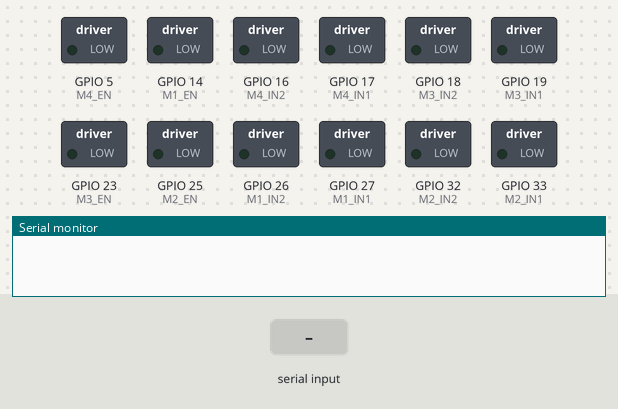
The sketch below on a simulated ESP32. On the bench: switched loads named in the sketch (green lamp = pin HIGH), the last lines printed to the serial monitor. The test bench sets the inputs (shaded band).

Above: at 1.2 s.
1.3 s: "FORWARD\n" received over Serial
At 2.5 s:
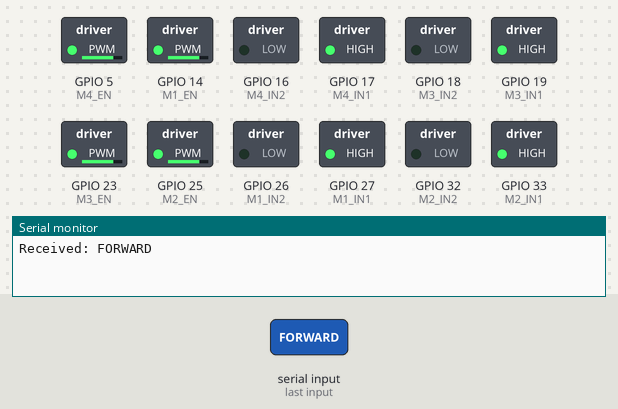
2.8 s: "SLOW\n" received over Serial
At 3.8 s:
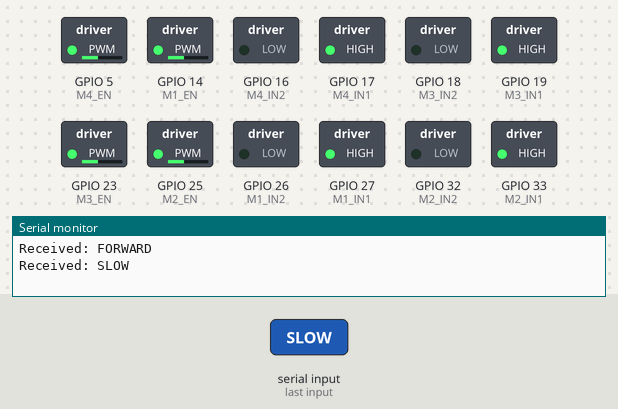
4.3 s: "BACKWARD\n" received over Serial
At 5.0 s:
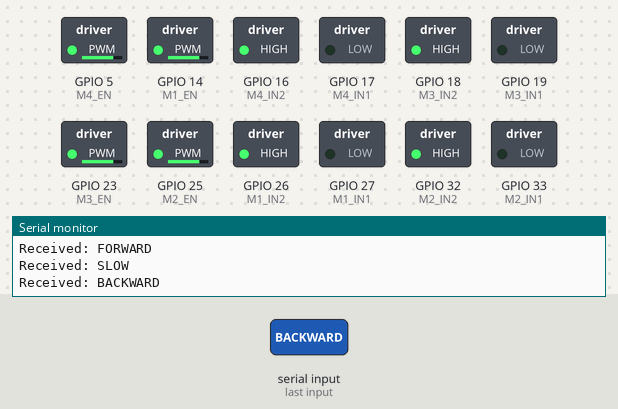
5.8 s: "LEFT\n" received over Serial
At 6.1 s:
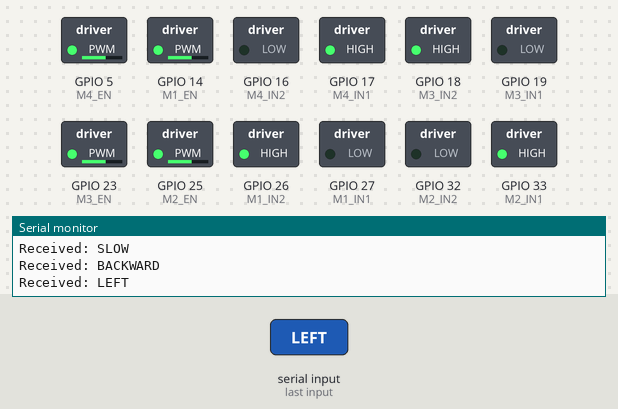
7.3 s: "RIGHT\n" received over Serial
At 8.5 s:
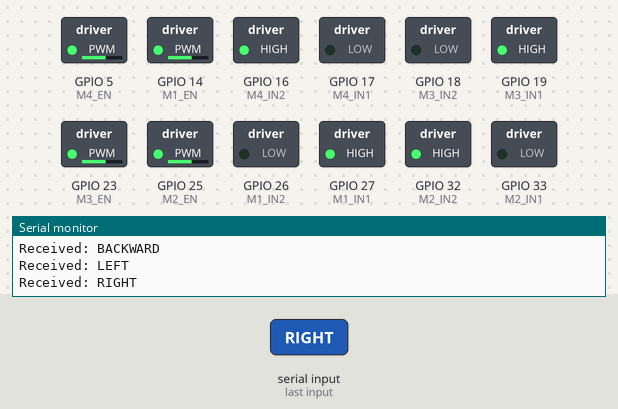
Timing chart, 0 to 9.8 s (numbered marks = the images above; inputs shaded):
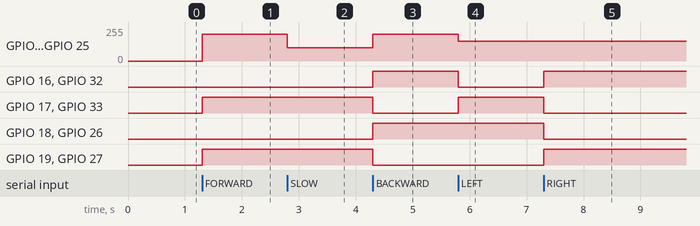

The sketch:

motor_control.ino
```cpp
/*
* File: esp32_motor_control.ino
* Description: Receives motion/speed commands from Jetson Nano via Serial
* and controls 4 DC motors via BTS7960 drivers using PWM.
*/

#define PWM_FREQ 1000
#define PWM_RES 8

// ===== Motor Pins =====
// Motor 1 (Front Left)
#define M1_EN 14
#define M1_IN1 27
#define M1_IN2 26

// Motor 2 (Front Right)
#define M2_EN 25
#define M2_IN1 33
#define M2_IN2 32

// Motor 3 (Rear Left)
#define M3_EN 23
#define M3_IN1 19
#define M3_IN2 18

// Motor 4 (Rear Right)
#define M4_EN 5
#define M4_IN1 17
#define M4_IN2 16

String command = "";

// ===== Setup =====
void setup() {
  Serial.begin(115200);

  pinMode(M1_IN1, OUTPUT);
  pinMode(M1_IN2, OUTPUT);
  pinMode(M2_IN1, OUTPUT);
  pinMode(M2_IN2, OUTPUT);
  pinMode(M3_IN1, OUTPUT);
  pinMode(M3_IN2, OUTPUT);
  pinMode(M4_IN1, OUTPUT);
  pinMode(M4_IN2, OUTPUT);

  // Setup PWM channels
  ledcAttachPin(M1_EN, 0);
  ledcAttachPin(M2_EN, 1);
  ledcAttachPin(M3_EN, 2);
  ledcAttachPin(M4_EN, 3);

  ledcSetup(0, PWM_FREQ, PWM_RES);
  ledcSetup(1, PWM_FREQ, PWM_RES);
  ledcSetup(2, PWM_FREQ, PWM_RES);
  ledcSetup(3, PWM_FREQ, PWM_RES);

  stopAllMotors();
}

// ===== Loop =====
void loop() {
  if (Serial.available()) {
    command = Serial.readStringUntil('\n');
    command.trim();

    if (command == "FORWARD") {
      moveAllMotors(200, true);
    } else if (command == "SLOW") {
      moveAllMotors(100, true);
    } else if (command == "BACKWARD") {
      moveAllMotors(200, false);
    } else if (command == "LEFT") {
      turnLeft(150);
    } else if (command == "RIGHT") {
      turnRight(150);
    } else if (command == "STOP") {
      stopAllMotors();
    }

    Serial.println("Received: " + command);
  }
}

// ===== Functions =====

// Move all motors forward or backward
void moveAllMotors(int speed, bool forward) {
  motorControl(M1_IN1, M1_IN2, 0, speed, forward);
  motorControl(M2_IN1, M2_IN2, 1, speed, forward);
  motorControl(M3_IN1, M3_IN2, 2, speed, forward);
  motorControl(M4_IN1, M4_IN2, 3, speed, forward);
}

// Stop all motors
void stopAllMotors() {
  ledcWrite(0, 0);
  ledcWrite(1, 0);
  ledcWrite(2, 0);
  ledcWrite(3, 0);

  digitalWrite(M1_IN1, LOW); digitalWrite(M1_IN2, LOW);
  digitalWrite(M2_IN1, LOW); digitalWrite(M2_IN2, LOW);
  digitalWrite(M3_IN1, LOW); digitalWrite(M3_IN2, LOW);
  digitalWrite(M4_IN1, LOW); digitalWrite(M4_IN2, LOW);
}

// Turn left (right motors forward, left motors backward)
void turnLeft(int speed) {
  motorControl(M1_IN1, M1_IN2, 0, speed, false);  // Left motors backward
  motorControl(M3_IN1, M3_IN2, 2, speed, false);
  motorControl(M2_IN1, M2_IN2, 1, speed, true);   // Right motors forward
  motorControl(M4_IN1, M4_IN2, 3, speed, true);
}

// Turn right (left motors forward, right motors backward)
void turnRight(int speed) {
  motorControl(M1_IN1, M1_IN2, 0, speed, true);   // Left motors forward
  motorControl(M3_IN1, M3_IN2, 2, speed, true);
  motorControl(M2_IN1, M2_IN2, 1, speed, false);  // Right motors backward
  motorControl(M4_IN1, M4_IN2, 3, speed, false);
}

// Generic motor control
void motorControl(int in1, int in2, int channel, int speed, bool forward) {
  if (forward) {
    digitalWrite(in1, HIGH);
    digitalWrite(in2, LOW);
  } else {
    digitalWrite(in1, LOW);
    digitalWrite(in2, HIGH);
  }
  ledcWrite(channel, speed);
}
```

Measured:
- after the input at 1.3 s, GPIO 5 (M4_EN), GPIO 14 (M1_EN), GPIO 23 (M3_EN), GPIO 25 (M2_EN): 0/255 → 199/255 at once; GPIO 17 (M4_IN1), GPIO 19 (M3_IN1), GPIO 27 (M1_IN1), GPIO 33 (M2_IN1): LOW → HIGH at once
- after the input at 2.8 s, GPIO 5 (M4_EN), GPIO 14 (M1_EN), GPIO 23 (M3_EN), GPIO 25 (M2_EN): 199/255 → 100/255 at once
- after the input at 4.3 s, GPIO 5 (M4_EN), GPIO 14 (M1_EN), GPIO 23 (M3_EN), GPIO 25 (M2_EN): 100/255 → 199/255 at once; GPIO 16 (M4_IN2), GPIO 18 (M3_IN2), GPIO 26 (M1_IN2), GPIO 32 (M2_IN2): LOW → HIGH at once; GPIO 17 (M4_IN1), GPIO 19 (M3_IN1), GPIO 27 (M1_IN1), GPIO 33 (M2_IN1): HIGH → LOW at once
- after the input at 5.8 s, GPIO 5 (M4_EN), GPIO 14 (M1_EN), GPIO 23 (M3_EN), GPIO 25 (M2_EN): 199/255 → 149/255 at once; GPIO 16 (M4_IN2), GPIO 32 (M2_IN2): HIGH → LOW at once; GPIO 17 (M4_IN1), GPIO 33 (M2_IN1): LOW → HIGH at once
- after the input at 7.3 s, GPIO 16 (M4_IN2), GPIO 19 (M3_IN1), GPIO 27 (M1_IN1), GPIO 32 (M2_IN2): LOW → HIGH at once; GPIO 17 (M4_IN1), GPIO 18 (M3_IN2), GPIO 26 (M1_IN2), GPIO 33 (M2_IN1): HIGH → LOW at once
